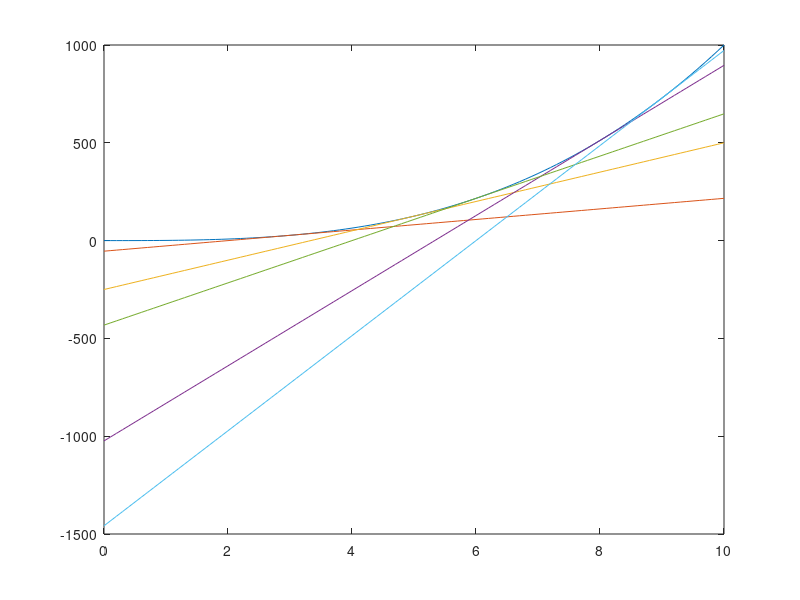

This chart was generated by the following MATLAB code:
x = [0:0.1:10];
yp = x.^3;
t = [3 5 8 6 9];
m = gradient(yp,x);
plot(x,yp)
hold on 
for r = 1:length(t);
    ix = find(x==t(r),1);
    yd = (x-x(ix))*m(ix)+yp(ix);
    plot(x,yd); 
end
hold off